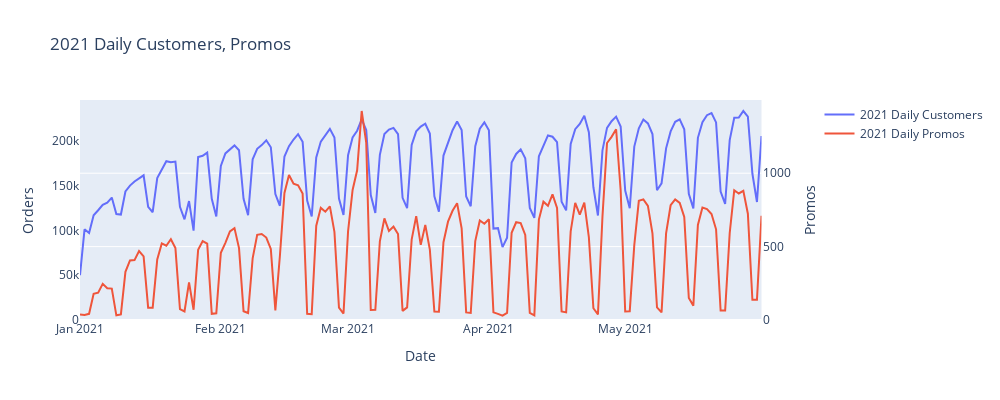

Notebook code cell kept with this figure:
### Code cell
fig = make_subplots(specs=[[{"secondary_y": True}]])

fig.add_trace(go.Scatter(x=sales_df_daily['trans_date'], y=sales_df_daily['amount'], name="2021 Daily Customers")) 
fig.add_trace(go.Scatter(x=sales_df_daily['trans_date'], y=sales_df_daily['promo_count'], 
                         name="2021 Daily Promos"),secondary_y=True)    

fig.update_layout(title_text=f"2021 Daily Customers, Promos", width=1000, height=400, yaxis_showgrid=False)
fig.update_xaxes(title_text="Date", showgrid=False)
fig.update_yaxes(title_text="Orders", secondary_y=False, rangemode="tozero")
fig.update_yaxes(title_text="Promos", secondary_y=True, rangemode="tozero")

fig.show()

### Figure 1 — Plotly figure (JSON) as saved in the notebook; plotly's stock layout.template omitted (floating-point values rounded to 4 significant figures; data arrays with more than 128 entries replaced by an {"elided": "..."} marker saying what was removed)
{"data": [{"name": "2021 Daily Customers", "type": "scatter", "x": {"elided": "151 str values"}, "y": {"elided": "151 float values"}}, {"name": "2021 Daily Promos", "type": "scatter", "x": {"elided": "151 str values"}, "xaxis": "x", "y": {"elided": "151 int values"}, "yaxis": "y2"}], "layout": {"height": 400, "title": {"text": "2021 Daily Customers, Promos"}, "width": 1000, "xaxis": {"anchor": "y", "domain": [0, 0.94], "showgrid": false, "title": {"text": "Date"}}, "yaxis": {"anchor": "x", "domain": [0, 1], "rangemode": "tozero", "showgrid": false, "title": {"text": "Orders"}}, "yaxis2": {"anchor": "x", "overlaying": "y", "rangemode": "tozero", "side": "right", "title": {"text": "Promos"}}}}
